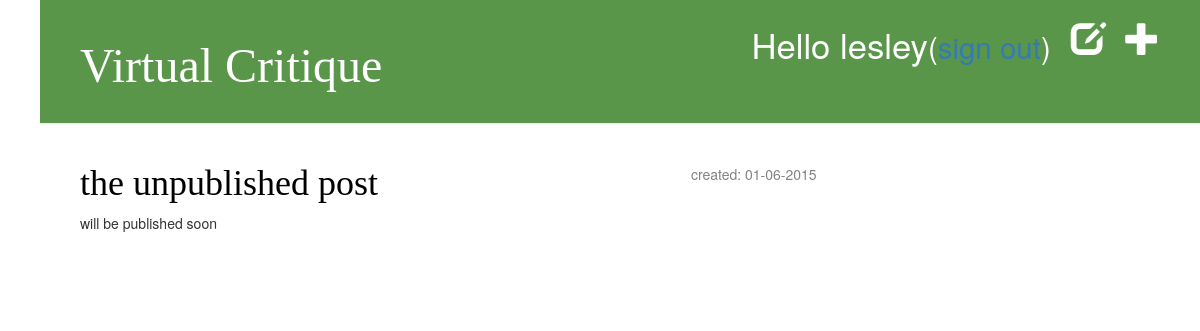
/drafts/ (signed in), run on an earlier commit of the app's database.
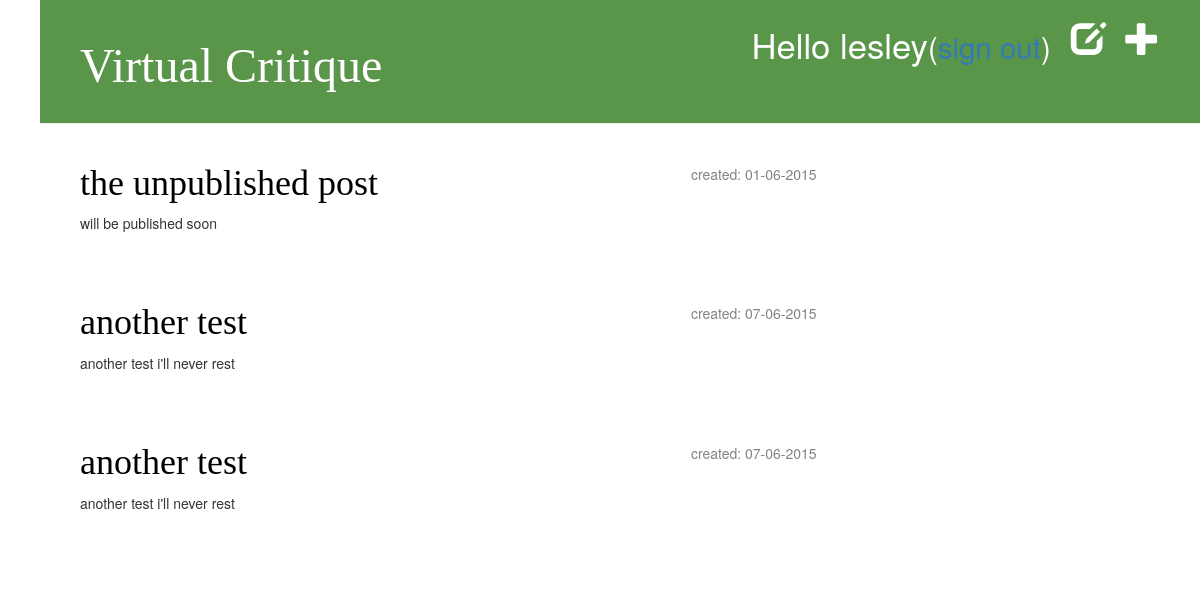
And on a later commit of the database.
### entry/models.py (models this page shows, shortened)
class Post(models.Model):
    author = models.ForeignKey('auth.User')
    title = models.CharField(max_length=200)
    text = models.TextField(blank=True)
    create_date = models.DateTimeField(default=timezone.now)
    publish_date = models.DateTimeField(blank=True, null=True)

### entry/views.py (the view)
# urls.py: url(r'^drafts/$', views.post_draft_list, name='post_draft_list'),
@login_required
def post_draft_list(request):
    posts = Post.objects.filter(publish_date__isnull=True).order_by('create_date')
    return render(request, 'entry/post_draft_list.html', {'posts': posts})

### entry/templates/entry/post_draft_list.html
{% extends 'entry/base.html' %}
{% block content %}
    {% for post in posts %}
        <div class="post">
            <p class="date">created: {{ post.create_date|date:'d-m-Y' }}</p>
            <h1><a href="{% url 'entry.views.post_detail' pk=post.pk %}">{{ post.title }}</a></h1>
            <p>{{ post.text|truncatechars:200 }}</p>
        </div>
    {% endfor %}
{% endblock %}

### entry/templates/entry/base.html (shortened to what this page needs)
{% load staticfiles %}
<html>
    <head>
        <link rel="stylesheet" href="//maxcdn.bootstrapcdn.com/bootstrap/3.2.0/css/bootstrap.min.css">
        <link rel="stylesheet" href="//maxcdn.bootstrapcdn.com/bootstrap/3.2.0/css/bootstrap-theme.min.css">
        <link rel="stylesheet" href="{% static 'css/entry.css' %}">
    </head>
       <body>
         <div class="page-header">
            {% if user.is_authenticated %}
            <a href="{% url 'post_new' %}" class="top-menu"><span class="glyphicon glyphicon-plus"></span></a>
            <a href="{% url 'post_draft_list' %}" class="top-menu"><span class="glyphicon glyphicon-edit"></span></a>
            <p class="top-menu">Hello {{ user.username }}<small>(<a href="{% url 'django.contrib.auth.views.logout' %}">sign out</a>)</small></p>
            {% else %}
            <a href="{% url 'django.contrib.auth.views.login' %}" class="top-menu"><span class="glyphicon glyphicon-lock"></span></a>
            {% endif %}
            <h1><a href="{% url 'entry.views.post_list' %}">Virtual Critique</a></h1>
        </div>
    <div class="content">
        <div class="row">
            <div class="col-md-8">
            {% block content %}
            {% endblock %}
            </div>
        </div>
    </div>
</body>
</html>

### entry/static/css/entry.css (style rules this page uses)
h1 a { color: #5A964A; font-family: 'Bree Serif'; }
body { padding-left: 40px; }
.page-header { background-color: #5A964A; margin-top: 0; padding: 20px 20px 20px 40px; }
.page-header h1, .page-header h1 a, .page-header h1 a:visited, .page-header h1 a:active { color: #ffffff; font-size: 36pt; text-decoration: none; }
.content { margin-left: 40px; }
h1, h2, h3, h4 { font-family: 'Bree Serif'; }
.date { float: right; color: #828282; }
.top-menu, .top-menu:hover, .top-menu:visited { color: #ffffff; float: right; font-size: 26pt; margin-right: 20px; }
.post { margin-bottom: 70px; }
.post h1 a, .post h1 a:visited { color: #000000; }

What changed in the data, as far as the page shows it:
added Post: create_date "07-06-2015", title "another test", text "another test i'll never rest"
added Post: create_date "07-06-2015", title "another test", text "another test i'll never rest"
